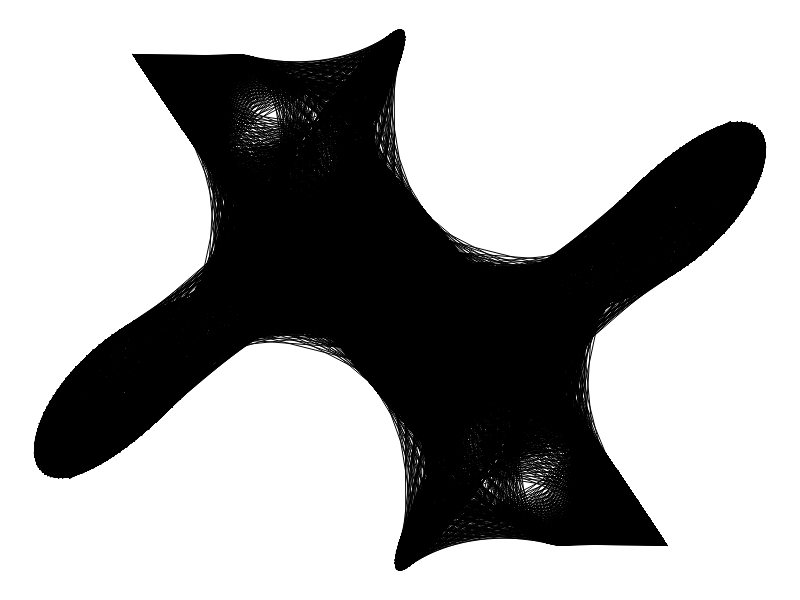
Frame 1 (no input)
Frame 60 (no input): identical to frame 1, image omitted
Frame 120 (the mouse pressed at the canvas centre since frame 60): identical to frame 1, image omitted

The p5.js sketch that drew this single still picture (run headless with seeded random() and noise() and a simulated clock; from frame 60 on, the mouse is pressed at the canvas centre):

// p5.js sketch
// ── sketch.js
var pointCount = 1000;
var freqX = 4;
var freqY = 7;
var phi = 15;
var lissajousPoints = [];

var modFreqX = 3;
var modFreqY = 2;

var lineWeight = 1;
var lineColor;
var lineAlpha = 50;

var connectionRadius = 100;
var connectionRamp = 6;

function setup() {
  createCanvas(displayWidth, displayHeight);
  calculateLissajousPoints();
  lineColor = color(0);
  drawLissajous();
}

function draw() {
  
}

function drawLissajous() {
  background(255);
  strokeWeight(lineWeight);
  strokeCap(ROUND);
  noFill();
  
  push();
  translate(width / 2, height / 2);
  
  for (var i = 0; i < pointCount; i++) {
    for (var j = 0; j < i; j++) {
      var p1 = lissajousPoints[i];
      var p2 = lissajousPoints[j];
      
      var d = p5.Vector.dist(p1, p2);
      var a = pow(1 / (d / connectionRadius + 1), 6);
      
      if (d < connectionRadius) {
        stroke(lineColor, a * lineAlpha);
        line(p1.x, p1.y, p2.x, p2.y);
      }
    }
  }
  
  pop();
}

function calculateLissajousPoints() {
  lissajousPoints = [];
  
  for (var i = 0; i <= pointCount; i++) {
    var angle = map(i, 0, pointCount, 0, TWO_PI);
    var x = sin(angle * freqX + radians(phi)) * cos(angle * modFreqX);
    var y = sin(angle * freqY) * cos(angle * modFreqY);
    
    x = x * (width / 2 - 30);
    y = y * (height / 2 - 30);
    
    lissajousPoints[i] = createVector(x, y);
  }
}

function keyPressed() {
  switch(key) {
    case '1':
      freqX--;
      break;
    case '2':
      freqX++;
      break;
    case '3':
      freqY--;
      break;
    case '4':
      freqY++;
      break;
    case '7':
      modFreqX--;
      break;
    case '8':
      modFreqX++;
      break;
    case '9':
      modFreqY--;
      break;
    case '0':
      modFreqY++;
      break;
  }
  freqX = max(freqX, 1);
  freqY = max(freqY, 1);
  modFreqX = max(modFreqX, 1);
  modFreqY = max(modFreqY, 1);
  
  switch(keyCode) {
    case LEFT_ARROW:
      phi -= 15;
      break;
    case RIGHT_ARROW:
      phi += 15;
      break;
  }
  
  calculateLissajousPoints();
  drawLissajous();
}
